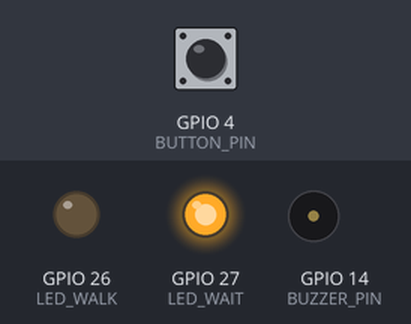
A sketch run on a simulated ESP32. On the bench: output pins drawn as LEDs (lit = HIGH), buzzer (waves = sounding). The inputs (shaded band) are chosen by the test bench; at power-on: GPIO 4 (BUTTON_PIN) HIGH. WiFi joins after 1.5 s; servers stay silent unless stated; uploads are accepted with an empty reply; what the sketch prints to the serial monitor is not drawn.

Above: at 2.7 s.
2.8 s: GPIO 4 (BUTTON_PIN) pulled LOW for 0.15 s
At 2.95 s:
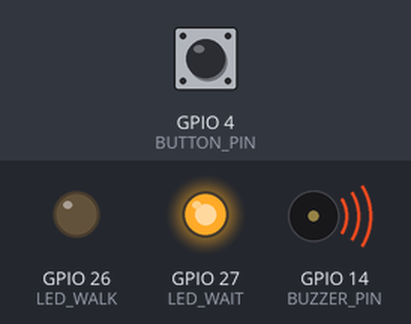
Timing chart, 0 to 5.8 s (numbered marks = the images above; inputs shaded):
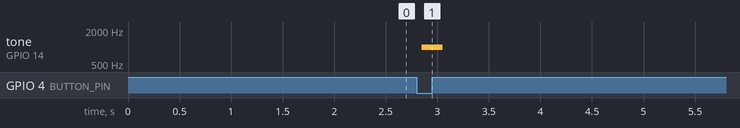

The sketch:

esp32_pelican_crossing.ino
```cpp
/*
  =============================================================
  SMARTCITY Smart City - ESP32 Smart Pelican Crossing
  =============================================================
  Sensor: Push Button Penyeberang (Pin 4)
  Aktuator: Buzzer Beep (Pin 14), LED WALK (Pin 26), LED WAIT (Pin 27)
  Protocol: HTTP POST Telemetry
  =============================================================
*/

#include <WiFi.h>
#include <HTTPClient.h>
#include <ArduinoJson.h>

const char* ssid = "NAMA_WIFI_ANDA";
const char* password = "PASSWORD_WIFI_ANDA";
const char* serverUrl = "http://192.168.1.15:3000/api/iot/telemetry";

#define BUTTON_PIN 4
#define BUZZER_PIN 14
#define LED_WALK 26
#define LED_WAIT 27

bool isCrossRequested = false;
int waitingPedestrians = 0;
String pelicanState = "WAIT";
unsigned long lastSend = 0;

void setup() {
  Serial.begin(115200);
  pinMode(BUTTON_PIN, INPUT_PULLUP);
  pinMode(BUZZER_PIN, OUTPUT);
  pinMode(LED_WALK, OUTPUT);
  pinMode(LED_WAIT, OUTPUT);

  digitalWrite(LED_WAIT, HIGH);
  digitalWrite(LED_WALK, LOW);

  WiFi.begin(ssid, password);
  while (WiFi.status() != WL_CONNECTED) {
    delay(500);
    Serial.print(".");
  }
  Serial.println("\nWiFi Connected! Pelican Node Online.");
}

void loop() {
  // Cek apakah tombol penyeberangan ditekan oleh warga
  if (digitalRead(BUTTON_PIN) == LOW) {
    delay(50); // Debounce
    if (digitalRead(BUTTON_PIN) == LOW) {
      if (!isCrossRequested) {
        isCrossRequested = true;
        waitingPedestrians += 1;
        Serial.println("[EVENT] Tombol Pelican Ditekan! Permintaan menyeberang aktif.");
        tone(BUZZER_PIN, 1000, 200);
        sendPedestrianTelemetry();
      }
    }
  }

  if (millis() - lastSend >= 5000) {
    lastSend = millis();
    if (WiFi.status() == WL_CONNECTED) {
      sendPedestrianTelemetry();
    }
  }
}

void sendPedestrianTelemetry() {
  StaticJsonDocument<300> doc;
  doc["deviceId"] = "ESP32-PELICAN-01";
  doc["type"] = "pedestrian";
  doc["crossingId"] = "ped-1";

  JsonObject payload = doc.createNestedObject("payload");
  payload["pedestrianCount"] = waitingPedestrians * 4;
  payload["waitingCount"] = waitingPedestrians;
  payload["pelicanState"] = isCrossRequested ? "WALK" : "WAIT";
  payload["status"] = (waitingPedestrians > 3) ? "HIGH ACTIVITY" : "NORMAL";

  String requestBody;
  serializeJson(doc, requestBody);

  HTTPClient http;
  http.begin(serverUrl);
  http.addHeader("Content-Type", "application/json");
  int code = http.POST(requestBody);
  if (code > 0) {
    Serial.printf("[PELICAN SUCCESS] Code: %d | Antrean: %d Orang | Mode: %s\n",
      code, waitingPedestrians, isCrossRequested ? "WALK" : "WAIT");
  }
  http.end();
}
```

Measured:
- after the input at 2.8 s, tone on GPIO 14 (BUZZER_PIN): silent → 1000 Hz after 0.05 s, → silent 0.20 s later
